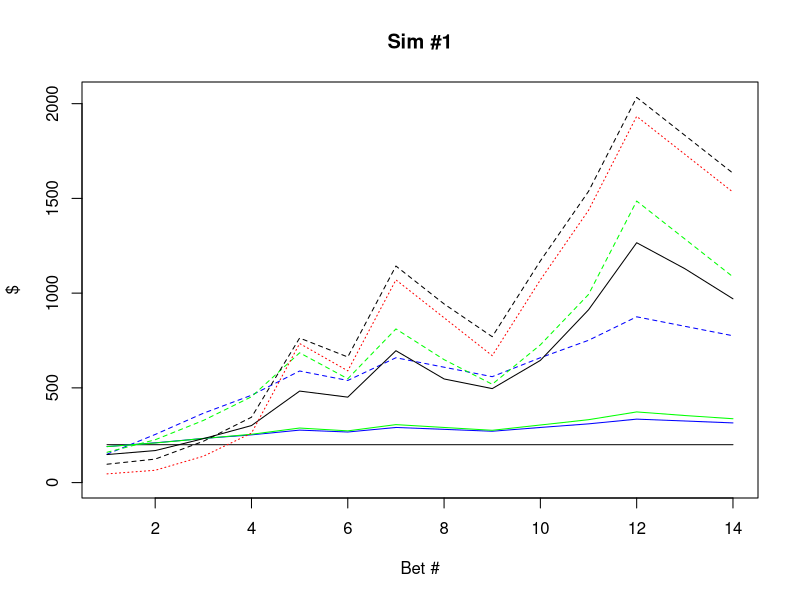
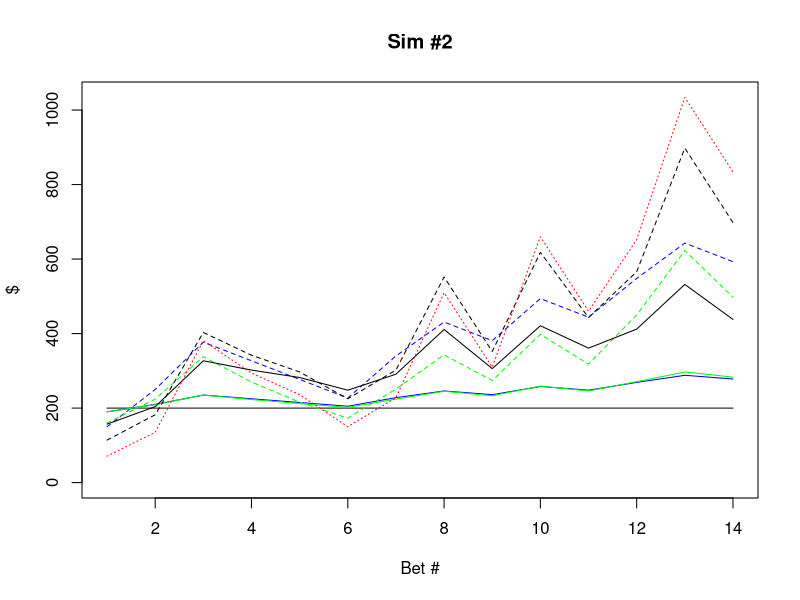
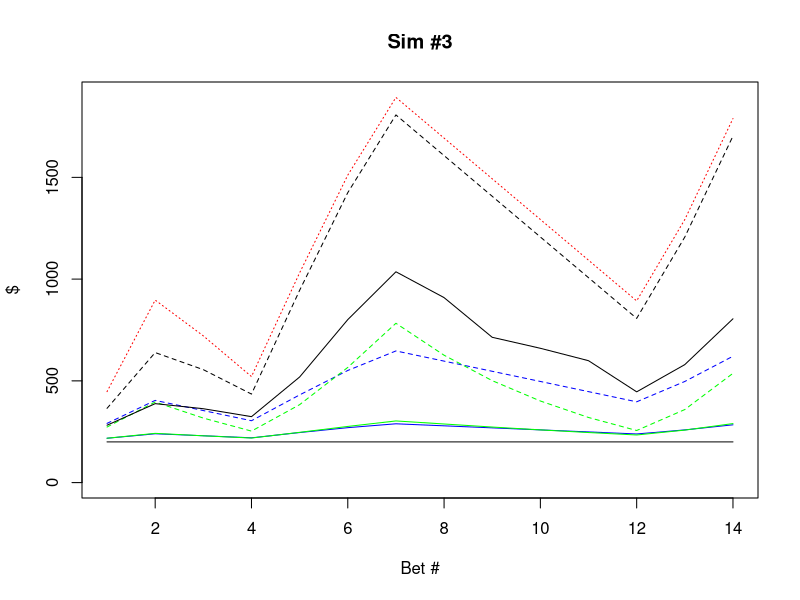
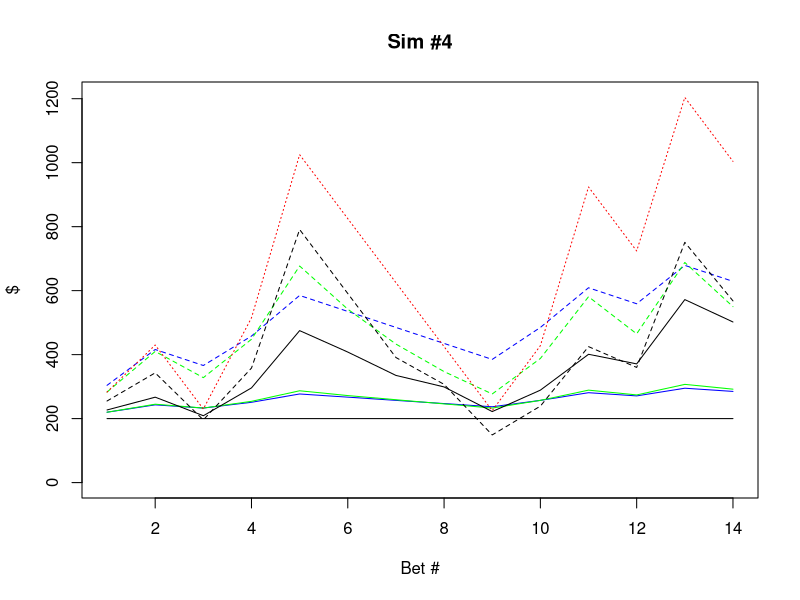
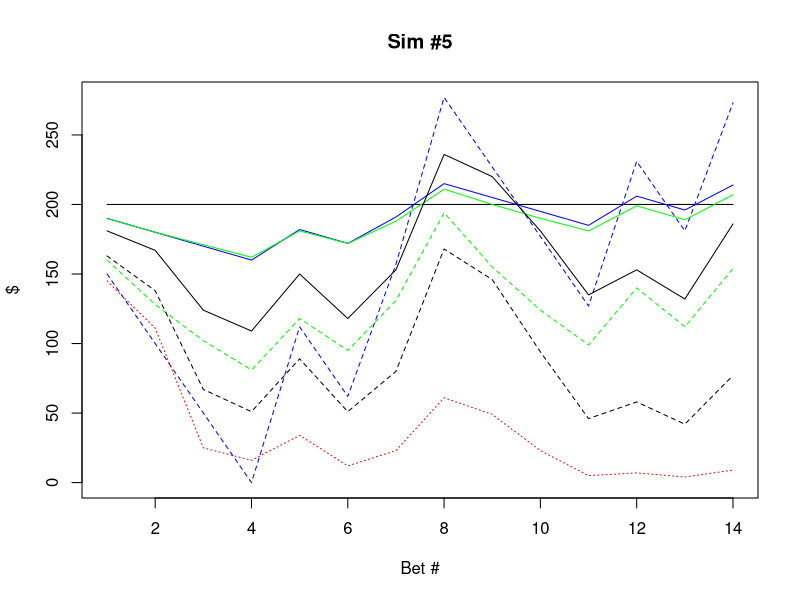
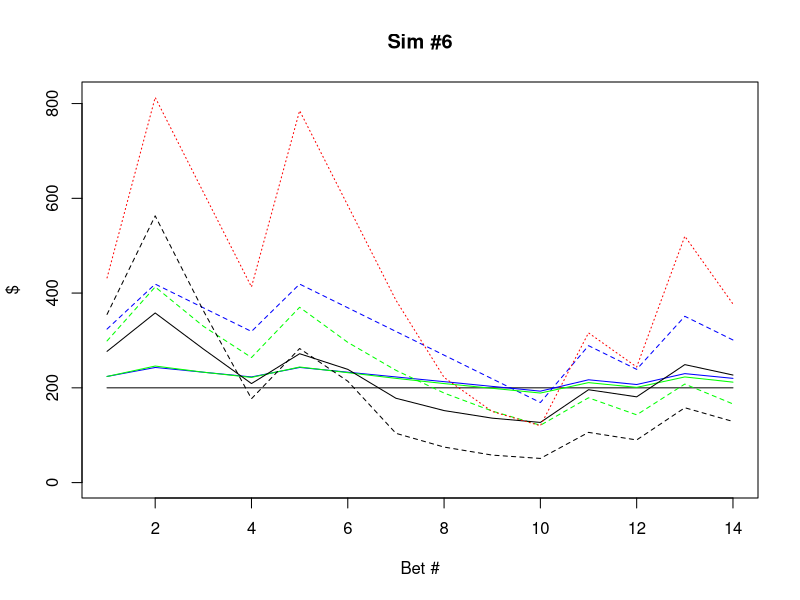
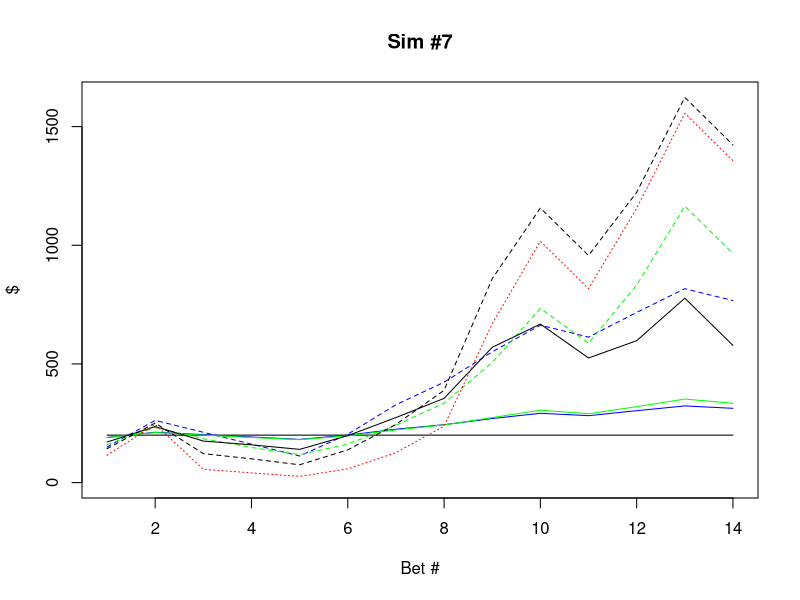
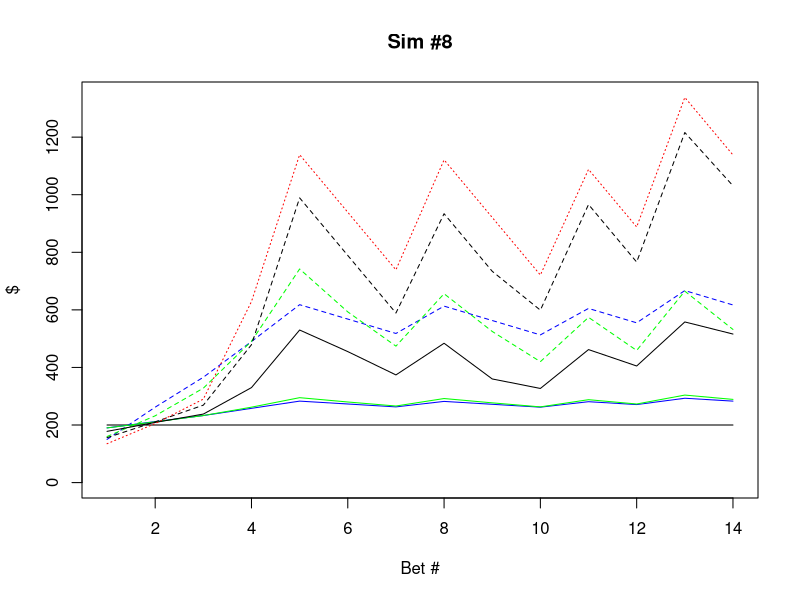

Here is the R script that generated these plots, in order:
library(stringr)
library(lubridate)

calc_payout <- function(ml, bet = 100) {
  payout_neg_ml <- function(ml, bet) (bet / ml) * (ml + 100)
  payout_pos_ml <- function(ml, bet) (bet / 100) * (ml + 100)
  if (ml < 0) payout_neg_ml(abs(ml), bet)
  else payout_pos_ml(ml, bet)
}

calc_ev <- function(p, ml, bet = 100) (p * (calc_payout(ml, bet) - bet)) + ((1 - p) * -bet)


# Import the data
setwd('/home/larry/Github-Public/538-NFL-Predictions-2017/parsed-data/')
predictions <- read.csv('538-NFL-predictions.csv', header = TRUE)
lines <- read.csv('oddsshark-nfl-lines.csv', header = TRUE)

# There is no line data for weeks 1-4;  Remove them from the predictions file
predictions <- predictions[!predictions$Week %in% 1:4, ]

# Reformat the prediction data frame w/ each time as a separate row
preds <- rbind(predictions, predictions)
idx <- (nrow(predictions) + 1):nrow(preds)
preds$Team.V[idx] <- preds$Team.H[idx]
colnames(preds)[2] <- 'Team'
preds <- preds[ , c('Week', 'Team', 'Forecast', 'Winner')]
colnames(preds)[3] <- 'P'

idx <- as.character(preds$Team) != as.character(preds$P.Team)
preds$Forecast[idx] <- 1 - preds$Forecast[idx]
preds$Winner <- as.character(preds$Team) == as.character(preds$Winner)
head(preds, 12)

# Use the line info that is closest to game time
lines.split <- split(lines, f = list(lines$Week, lines$Team))
sapply(lines.split, nrow)
has.line <- sapply(lines.split, function(x) nrow(x) > 0)
lines <- do.call(rbind, lapply(lines.split[has.line], function(x) x[nrow(x), ]))
lines <- lines[order(lines$Week), ]
head(lines)

lines <- lines[ , c('Week', 'Date.game', 'Team', 'Bovada.lv', 'Caesars', 'Westgate', 'Station', 'Best')]
lines <- merge(x = lines, y = preds, by = c('Week', 'Team'))
lines$EV <- mapply(calc_ev, lines$P, lines$Best)
head(lines)


## ----------

# Bet Selection Functions
select_by_ev_cutoff <- function(ev.cutoff, start = 0, randomized = FALSE) {
  bets <- cbind(lines[lines$EV >= ev.cutoff, ], data.frame(start, bet = NA, won = NA, end = NA))
  if (randomized) bets[sample(nrow(bets)), ] else bets
}

# Betting Strategy Functions
constant_bet <- function(amt) function(bets) amt

percentage_bet <- function(perc, max.bet = Inf) 
  function(bets) min(bets$start[nrow(bets)] * perc / 100, max.bet)

kelly_bet <- function(max.bet = Inf, kelly.coef = 1) {
  calc_b = function(ml) calc_payout(ml, 1) - 1
  kelly_fraction = function(b, p) (p * (b + 1) - 1) / b
  function(bets) {
    x <- bets[nrow(bets), ]
    b <- calc_b(x$Best)
    bet.amt <- x$start * kelly_fraction(b, x$P) * kelly.coef
    if (bet.amt < 0) bet.amt <- 0
    min(bet.amt, max.bet)
  }
}


# Used to calculate the results for the 'bets' data frame
# Requires the following columns:  Winner, Best, start, bet, won, end
# The betting_amount function is one of the betting strategy functions above (eg kelly_betting)
# The betting_amount function is allowed to access bets from 1:i
calc_bets <- function(bets, betting_amount) {
  for (i in 1:nrow(bets)) {
    if (i > 1) bets$start[i] <- bets$end[i - 1]
    bet <- betting_amount(bets[1:i, ])
    bets$bet[i] <- bet
    bets$won[i] <- ifelse(bets$Winner[i], calc_payout(ml = bets$Best[i], bet), -bet)
    bets$end[i] <- bets$start[i] + bets$won[i]
  }
  bets
}

## ---------------

start_amount <- 200
num_games <- 14
num_sims <- 30
max_bet <- 200
bets <- lapply(1:num_sims, function(n) select_by_ev_cutoff(ev.cutoff = 3, start = start_amount, randomized = TRUE)[1:num_games, ])

results <- list("constant_10" = lapply(bets, function(x) calc_bets(x, constant_bet(amt = 10))),
                "constant_50" = lapply(bets, function(x) calc_bets(x, constant_bet(amt = 50))),
                "percent_5" = lapply(bets, function(x) calc_bets(x, percentage_bet(perc = 5, max.bet = max_bet))),
                "percent_20" = lapply(bets, function(x) calc_bets(x, percentage_bet(perc = 20, max.bet = max_bet))),
                "kelly_p5" = lapply(bets, function(x) calc_bets(x, kelly_bet(kelly.coef = .5, max.bet = max_bet))),
                "kelly_1" = lapply(bets, function(x) calc_bets(x, kelly_bet(kelly.coef = 1, max.bet = max_bet))),
                "kelly_1p5" = lapply(bets, function(x) calc_bets(x, kelly_bet(kelly.coef = 1.5, max.bet = max_bet))))


for (i in 1:length(bets)) {
  max.y <- max(sapply(results, function(x) max(x[[i]]$end)))
  min.y <- min(0, sapply(results, function(x) min(x[[i]]$end)))
  
  div <- ifelse(max.y < 100000, 1, 1000)
  plot(rep(start_amount, nrow(bets[[i]])), type = 'l', col = 'black', main = sprintf("Sim #%d", i),
       xlab = 'Bet #', ylab = ifelse(div == 1000, '$ (K)', '$'), 
       xlim = c(1, nrow(bets[[i]])), ylim = c(min.y %/% div, max.y %/% div))

  line_types <- c(rep(1:2, 3), 3)
  colors <- rep(c('blue', 'green', 'black', 'red'), each = 2)
  for (j in 1:length(results)) lines(results[[j]][[i]]$end %/% div, type = 'l', col = colors[j], lty = line_types[j])
}



for (i in 1:length(results)) {
  print(names(results)[i])
  x <- results[[i]]
  print(summary(sapply(x, function(xx) xx$end[nrow(xx)])))
}

